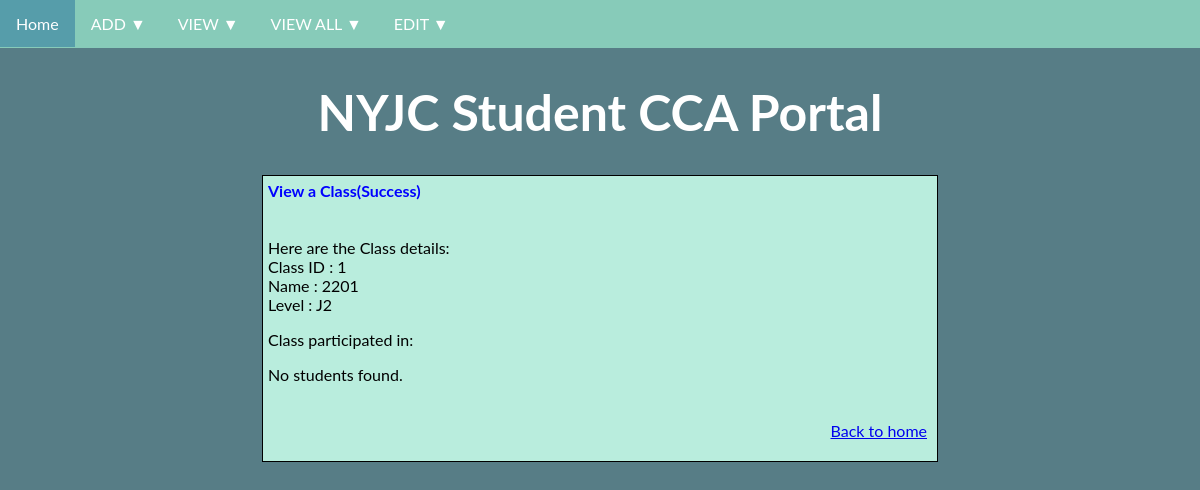
/view/class?id=1, run on the app's committed database.
### tables this page shows
CREATE TABLE "Class"(
                "id" TEXT UNIQUE,
                "name" TEXT,
                "level" TEXT,
                Primary Key("id")
                );

### main.py (the view, shortened to what this page needs)
@app.route('/view/class', methods = ["GET", 'POST'])
def view_class():
    title = 'View a Class'
    span1 = "View a Class"
    span2 = "Use the following form to view a Class"
    form_header = {"id": "Class ID"}
    error = ' '
    if request.args:
        record = classCollection.find(request.args['id'])
        if record != None:
            students = classCollection.viewstudent(request.args['id'])
            span1 = "View a Class(Success)"
            span2 = "Here are the Class details:"
            form_header = {
                           'id' : 'Class ID',
                           'name': 'Name',
                           'level': 'Level'
                               }
            return render_template("view.html",
                               page_type = 'success_class',
                               title = title,
                               span1 = span1,
                               span2 = span2,
                               form_header = form_header,
                               form_meta={
                                   'action': '',
                                   'method': 'get'
                               },
                               form_data =  record,
                               students = students
                              )
        else:
            error = f'Class ID {request.args["id"]} not found! Try again!'

### storage.py (called while the page is built)
    def _executedql(self, query: str, type: str, params: tuple) -> Optional[sqlite3.Row]:
        with sqlite3.connect(self._dbname) as conn:
            conn.row_factory = sqlite3.Row
            cur = conn.cursor()
            result = None
            if type == 'one':
                cur.execute(query, params)
                result = cur.fetchone()
            elif type == "many":
                cur.execute(query)
                result = cur.fetchall()
            elif type == "join":
                cur.execute(query, params)
                result = cur.fetchall()
            return result

    def find(self, key: str) -> Optional[dict]:
        query = f'''
                SELECT * FROM "{self._tblname}"
                WHERE "{self._key}" =?;
        '''
        result = self._executedql(query, "one", (key,))
        if result is not None:
            return dict(result)
        else:
            return None

    def viewstudent(self, key: str) -> Optional[list[dict]]:
        query = f'''SELECT "Student"."id" as "id",
                           "Student"."name" as "name",
                           "Class"."name" as "class"
                    FROM "{self._tblname}"
                    INNER JOIN "Student"
                        ON "Class"."id" = "Student"."class_id"
                    WHERE "Class"."id" = ?
                    ORDER BY "Student"."id";
                '''
        result = self._executedql(query, "join", (key,))
        if result != []:
            lst = []
            for record in result:
                lst.append(dict(record))
            return lst
        else:
            return None

### templates/view.html (shortened to what this page needs)
<!DOCTYPE html>
<html>
    <head>
    {% include "head.html" %}
    </head>
    <body>
        {% include "header.html" %}
        <div class='container'>
            <span class='highlight-blue'> {{span1}} </span>
            <span> {{span2}} </span>
        {% if 'view' in page_type %}
        <form
            action = "{{ form_meta['action'] }}"
            method = "{{ form_meta['method'] }}"
            >
        <table>
            {% for name, value in form_data.items() %}
            <tr>
                <td>
                    <label for= '{{ name }}'>
                    {{form_header[name]}}
                    </label>
                </td>
                <td>
                    <input id= '{{ name }}' type='text' name= '{{ name }}' value='{{ value }}' >
                </td>
            </tr>
            {% endfor %}
            <tr>
                <td colspan = "2" align = "right" >
                    <input type='submit' value='Submit'>
                </td>
            </tr>
        </table>
        </form>
        {% elif 'success' in page_type %}
            {% for name, value in form_data.items() %}
                {{form_header[name]}} : {{value}}
            {% endfor %}
            {% if 'class' in page_type %}
                <p> Class participated in: </p>
                {%if students != None %}
                    <table>
                        <tr>
                        {% for header in students[0].keys() %}
                            <td> {{header}} </td>
                        {% endfor %}
                        </tr>
                        {% for student in students %}
                            <tr>
                            {% for name, value in student.items() %}
                                {% if name == "name" %}
                                    <td> <a href="/view/student?id=+{{student['id']}}">{{value}}</a></td>
                                {% else %}
                                    <td>{{value}}</td>
                                {% endif %}
                            {% endfor %}
                            </tr>
                        {% endfor %}
                    </table>
                {% else %}
                    <p> No students found.</p>
                {% endif %}
            {% endif %}
        {% endif %}
        {% include "footer.html" %}
        </div>
    </body>
</html>

### static/css/styles.css (style rules this page uses)
body { background-color: #577D86; font-family: "Lato", sans-serif; margin: 0px; }
.highlight-blue { font-weight: bold; color: blue; }
.main-heading, .container, .footer { padding: 5px; margin: auto; }
.container { display: table; border: 0.5px solid black; background-color: #B9EDDD; color: black; width: 664px }

### data on the page
Class: form_header "Name", name "2201", form_header "Level", level "J2"

### other printed values
{{ span1 }} "View a Class(Success)"
{{ span2 }} "Here are the Class details:"
{{ value }} "1"
